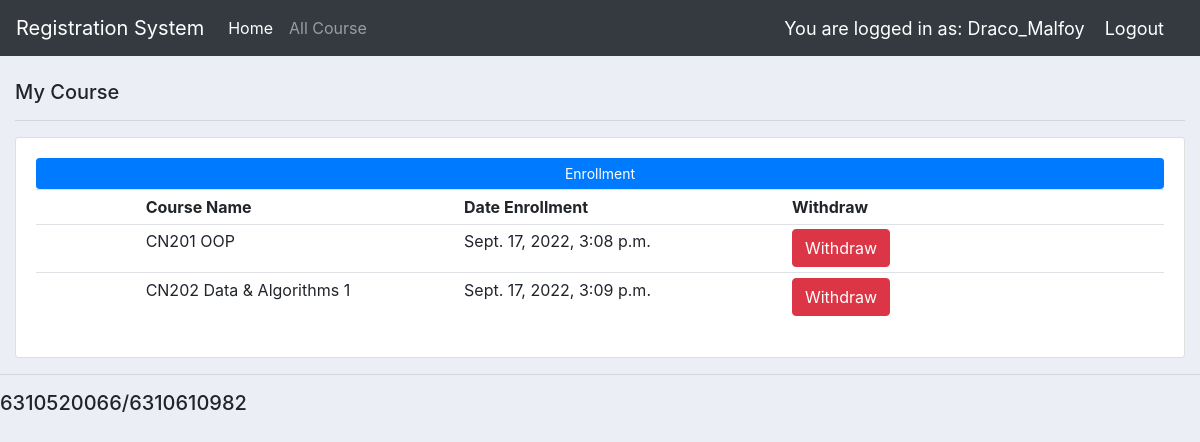
Page / (signed in) on the earlier database version.
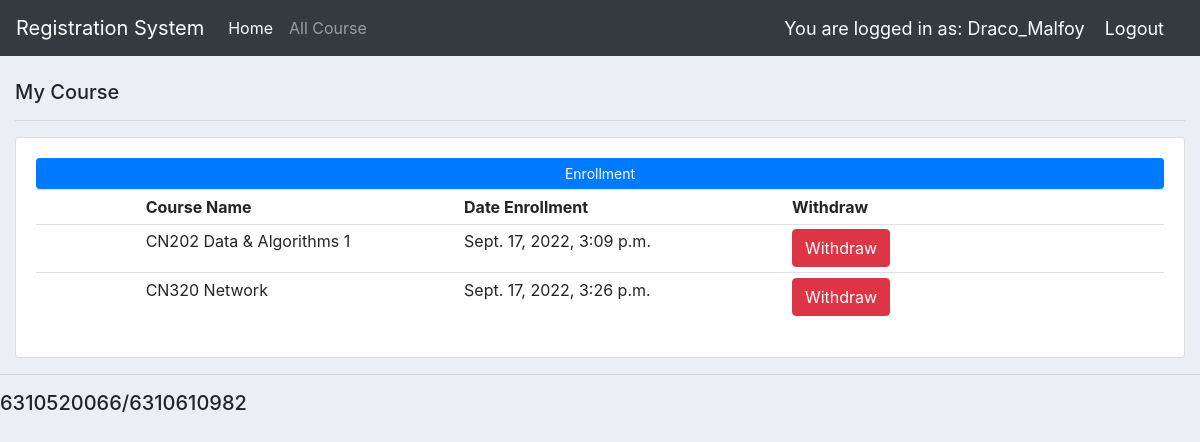
Same page on the later database version.
### users/models.py (models this page shows, shortened)
class Order(models.Model):
    user = models.ForeignKey(User, null=True, on_delete= models.SET_NULL)
    course = models.ForeignKey(Course, null=True, on_delete= models.SET_NULL)
    date_created = models.DateTimeField(auto_now_add=True, null=True)

class Course(models.Model):
    course_num = models.CharField(max_length=5)
    course_name = models.CharField(max_length=64)
    seat = models.IntegerField(null=True)
    maxSeat = models.IntegerField(null=True)
    semester = models.IntegerField(null=True)
    year = models.IntegerField(null=True)
    state = models.BooleanField(default=None)
    def __str__(self):
        return f"{self.course_num} {self.course_name} "

### users/views.py (the view)
# urls.py: 2. Add a URL to urlpatterns:  path('', views.home, name='home')
@login_required(login_url='login')
def home(request, message=None):
	user = User.objects.get(pk=request.user.id)
	orders = Order.objects.filter(user=user)
	context = {'orders':orders, "err_message": message}
	return render(request, 'users/dashboard.html', context, )

### users/templates/users/dashboard.html (shortened to what this page needs)
{%  extends 'users/main.html' %}
{% block content %}
<br>
	<div class="col-md">
		<h5>My Course</h5>
		<hr>
		<div class="card card-body">
			<a class="btn btn-primary btn-sm btn-block" href="{% url 'create_enrollment' %}">Enrollment</a>
			<table class="table table-sm">
				<tr>
					<th width="30"></th>
					<th width="60">Course Name</th>
					<th width="30">Date Enrollment</th>
					<th width="30">Withdraw</th>
				</tr>
				{% for order in orders %}
					<tr>
						<td></td>
						<td>{{order.course}}</td>
						<td>{{order.date_created}}</td>
						<td>
							<form action="{% url 'delete_enrollment' order.id %}">
								<button type="submit" class="btn btn-danger" onclick="return confirm('Are you sure ??')">Withdraw</button>
							</form>
						</td>
					</tr>
				{% endfor %}
			</table>
		</div>
	</div>
{% endblock %}

Differences in the rows shown:
removed Order: course "CN201 OOP", date_created "Sept. 17, 2022, 3:08 p.m."
added Order: course "CN320 Network", date_created "Sept. 17, 2022, 3:26 p.m."
